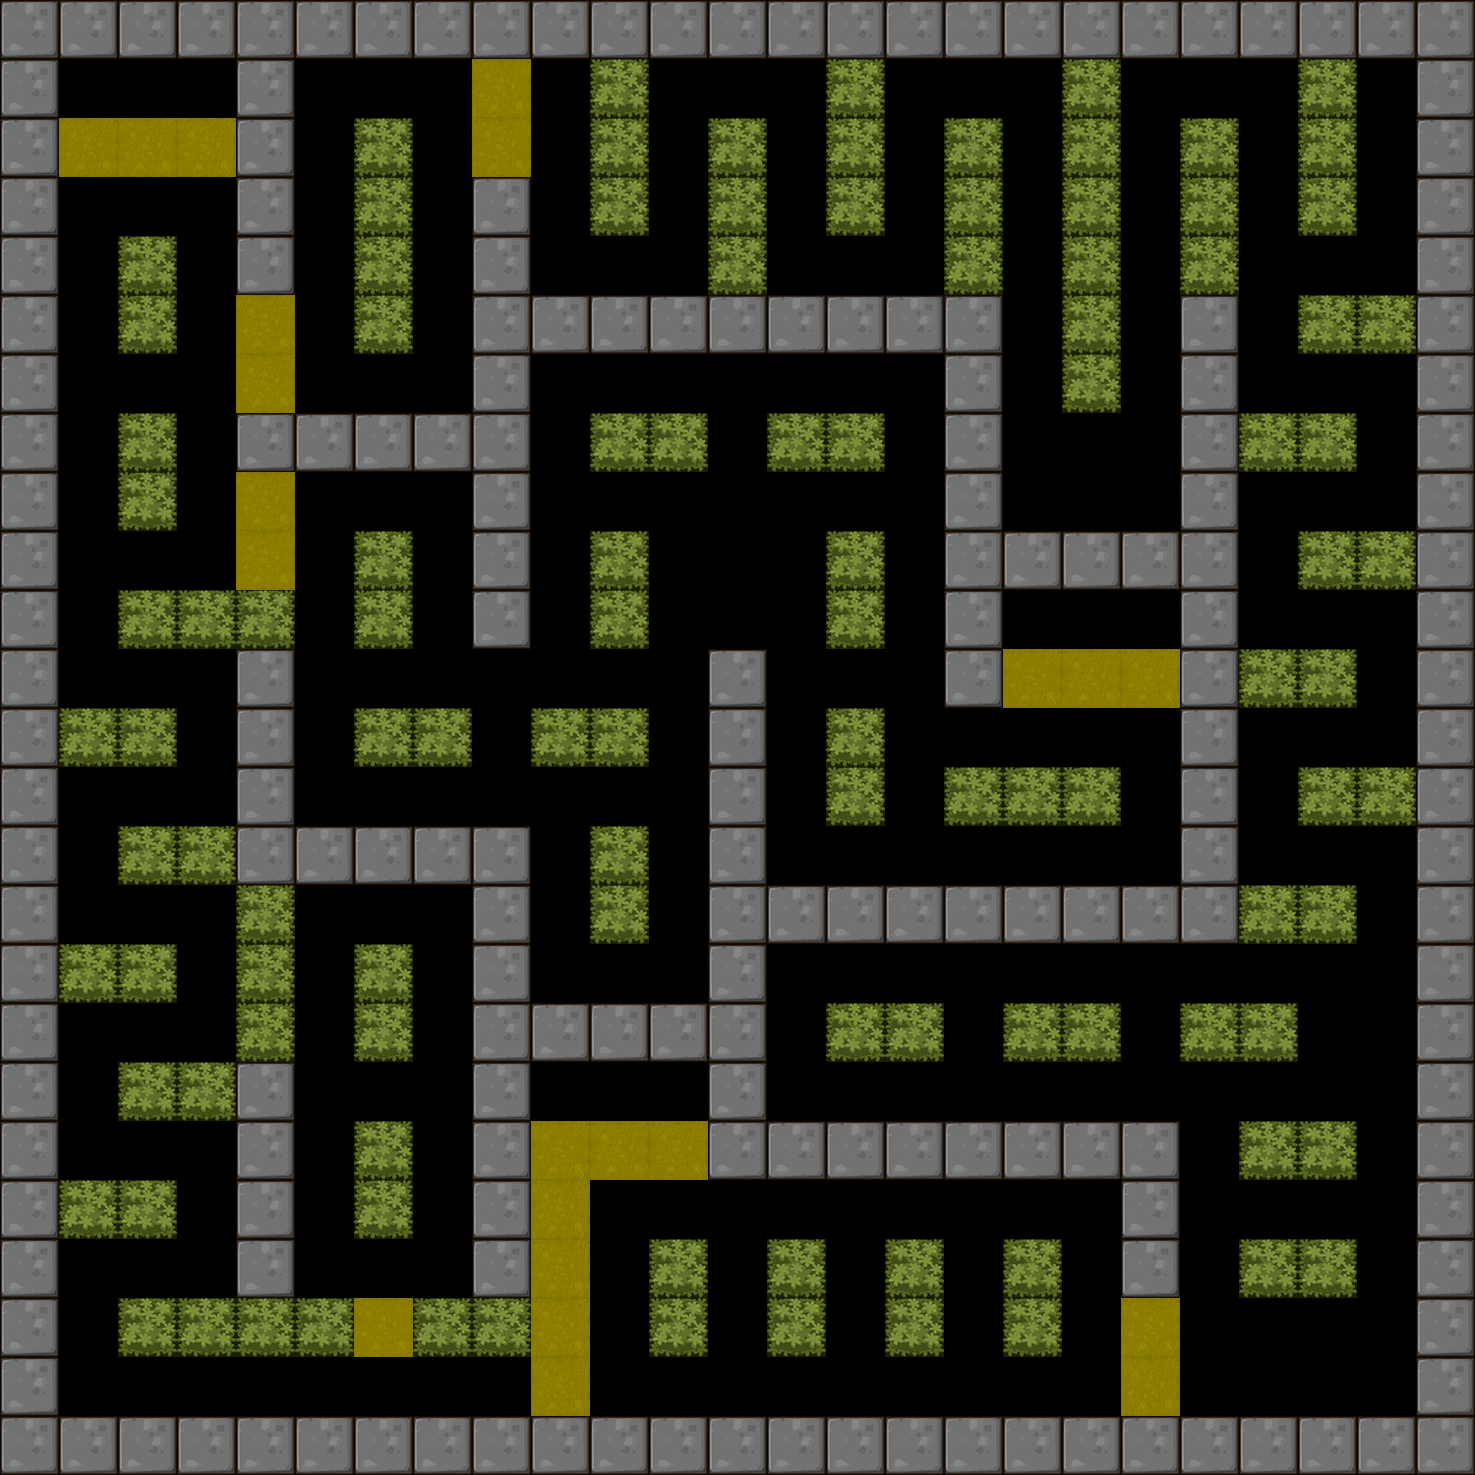

Tiled map render using the project's own tile images. Description and the map definition, with tile-layer contents summarised, below:
An orthogonal 25x25 tile map with 59x59 px tiles, 1 tile layer (BackGround) and 20 objects (9x Hammer, 7x Shipper, 3x Tracker, Player).

<map version="1.0" orientation="orthogonal" renderorder="right-down" width="25" height="25" tilewidth="59" tileheight="59">
 <tileset firstgid="1" name="itemmap" tilewidth="59" tileheight="59">
  <image source="tileset2.png" trans="ff00ff" width="354" height="354" />
 </tileset>
 <layer name="BackGround" width="25" height="25">
  <data>[625 cells, 333 non-empty, 9 distinct tile ids]</data>
 </layer>
 <objectgroup name="RobotCharacter">
  <object name="Player" type="Player" x="62.4457" y="63.9881" width="40" height="40" />
 </objectgroup>
 <objectgroup name="EnemyCharacter">
  <object name="Shipper" type="Shipper" x="1247.97" y="722.294" width="40" height="40" />
  <object name="Tracker" type="Tracker" x="305.93" y="896.406" width="40" height="40" />
  <object name="Shipper" type="Shipper" x="713.064" y="595.273" width="40" height="40" />
  <object name="Hammer" type="Hammer" x="537.406" y="365.559" width="40" height="40" />
  <object name="Shipper" type="Shipper" x="1363.62" y="600.823" width="40" height="40" />
  <object name="Tracker" type="Tracker" x="598.339" y="1188.02" width="40" height="40" />
  <object name="Hammer" type="Hammer" x="776.221" y="832.114" width="40" height="40" />
  <object name="Hammer" type="Hammer" x="891.665" y="716.542" width="40" height="40" />
  <object name="Hammer" type="Hammer" x="71.1195" y="836.234" width="40" height="40" />
  <object name="Hammer" type="Hammer" x="68.015" y="362.945" width="40" height="40" />
  <object name="Hammer" type="Hammer" x="301.641" y="779.538" width="40" height="40" />
  <object name="Hammer" type="Hammer" x="239.362" y="1361.22" width="40" height="40" />
  <object name="Tracker" type="Tracker" x="951.455" y="1364.28" width="40" height="40" />
  <object name="Shipper" type="Shipper" x="893.137" y="67.477" width="40" height="40" />
  <object name="Shipper" type="Shipper" x="1127.94" y="64.4076" width="40" height="40" />
  <object name="Shipper" type="Shipper" x="1249.18" y="365.206" width="40" height="40" />
  <object name="Shipper" type="Shipper" x="541.694" y="247.035" width="40" height="40" />
  <object name="Hammer" type="Hammer" x="1310.57" y="952.99" width="40" height="40" />
  <object name="Hammer" type="Hammer" x="1361.22" y="1192.4" width="40" height="40" />
 </objectgroup>
</map>
